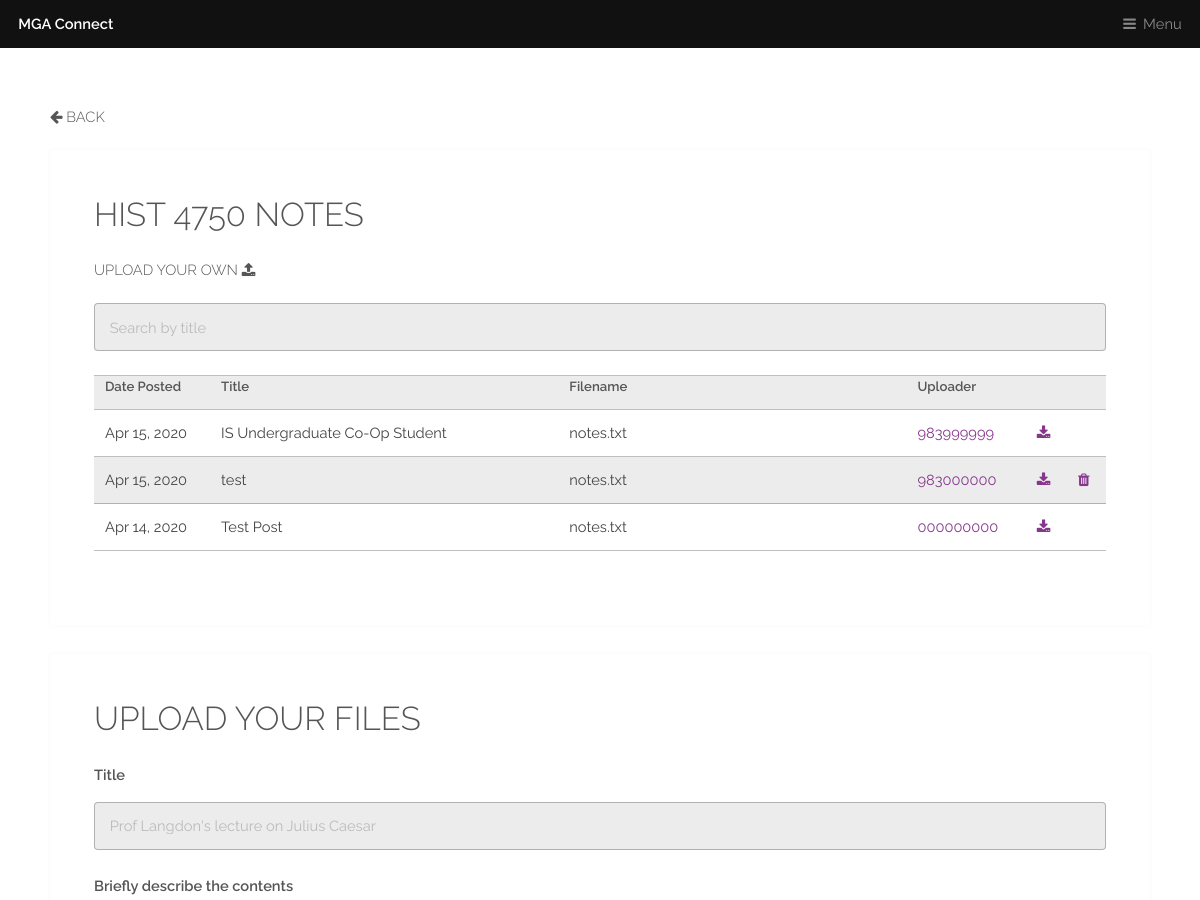
/class/hist/4750 (signed in, upper part), run on an earlier commit of the app's database.
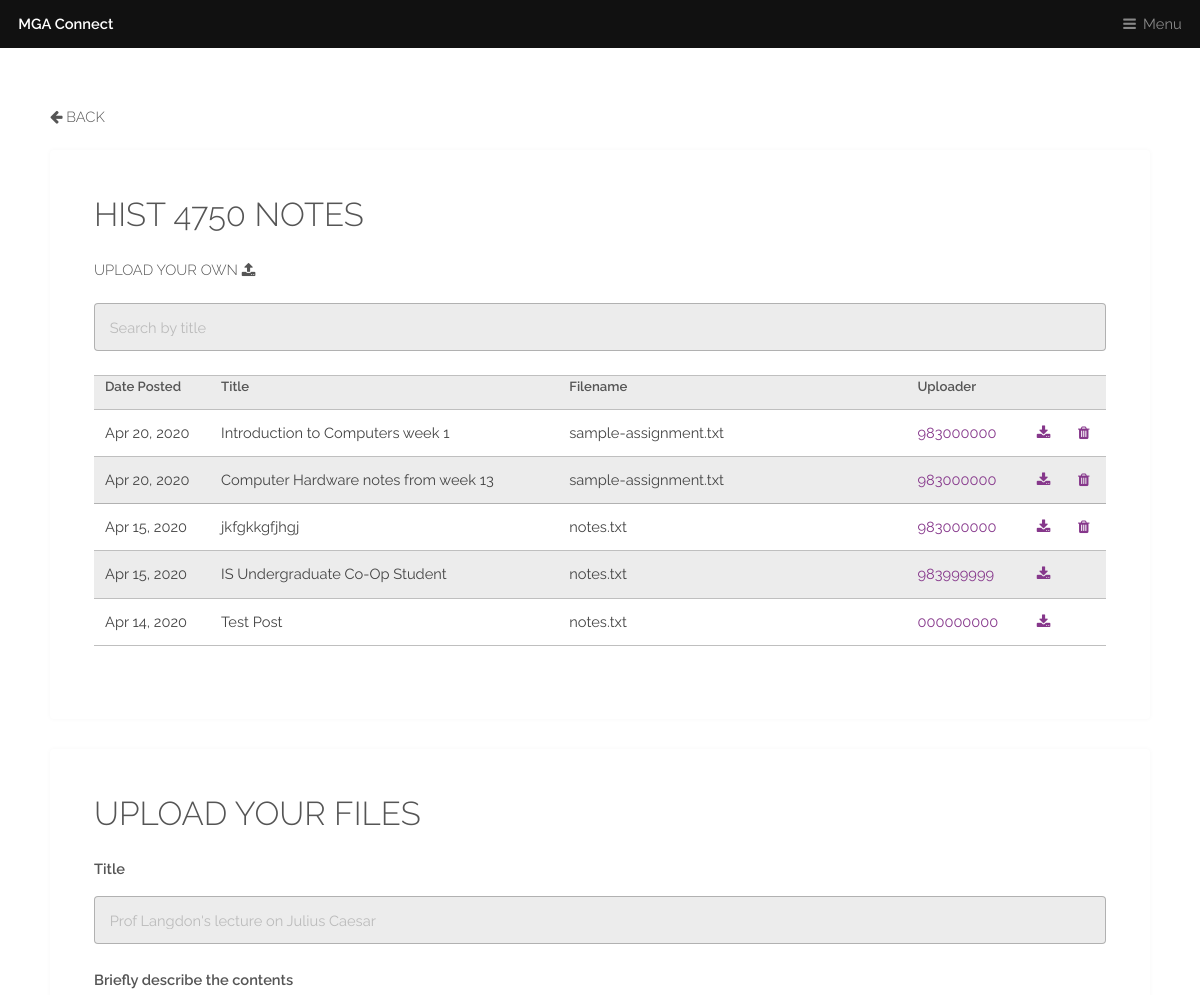
And on a later commit of the database.
### app/models.py (models this page shows, shortened)
class Notes(db.Model):
    __tablename__ = 'notes'
    id = db.Column(db.Integer, primary_key=True)
    program =db.Column(db.Integer(), db.ForeignKey('class_list.program', ondelete='CASCADE'))
    course_id = db.Column(db.Integer(), db.ForeignKey('class_list.course_id', ondelete='CASCADE'))
    title = db.Column(db.String(100), nullable=False)
    date_posted = db.Column(db.DateTime, nullable=False, default=datetime.utcnow)
    content = db.Column(db.Text, nullable=True)
    notes_file = db.Column(db.String(20), nullable=False)
    original_filename = db.Column(db.String(100), nullable=False)
    user_id = db.Column(db.String(9), db.ForeignKey('user.stu_id', ondelete='CASCADE'), nullable=False)

### app/routes.py (the view, shortened to what this page needs)
@login_required
def course(program, course_id):
    form = AddNotesForm()
    notes_list = Notes.query.filter_by(program=program, course_id=course_id).order_by(Notes.date_posted.desc()).all()
    return render_template('course_notes.html', title='Course', form=form, notes_list=notes_list, program=program, course_id=course_id)

### app/forms.py
class AddNotesForm(FlaskForm):
    title = StringField('Title', validators=[DataRequired(), Length(min=5, max=100)], render_kw={"placeholder": "Prof Langdon's lecture on Julius Caesar"})
    description = TextAreaField('Briefly describe the contents', validators=[Length(min=0, max=250)], render_kw={"placeholder": "My shift key was broken so sorry about that!"})
    notes = FileField('Add Notes')
    tos = BooleanField('I agree that this is my own work (and other TOS legalese).', [DataRequired()])
    submit = SubmitField('Submit')

### app/models.py (called while the page is built)
    def has_role(self, name):
        for role in self.roles:
            if role.name == name:
                return True
            return False

### app/routes.py (called while the page is built)
@app.before_request
def before_request():
    if current_user.is_authenticated:
        current_user.last_seen = datetime.utcnow()
        db.session.commit()

### app/templates/course_notes.html (shortened to what this page needs)
{% extends 'template.html' %}
{% block content %}
    <section id="main" class="wrapper">
        <div class="inner">
            <h4><a class="logo" href="{{ url_for('class') }}"><i class="fa fa-arrow-left"></i> Back </a></h4>
            <div class="content">
                <header>
                    <h2>{{ program + ' ' + course_id }} Notes</h2>
                </header>
                {% if notes_list %}
                    <h4><a href="#upload">Upload your own <i class="fa fa-upload"></i></a></h4>
                    <input type="text" id="myInput" onkeyup="mySearchFunction(1)" placeholder="Search by title">
                    <br>
                    <table id="myTable">
                    <col width="100"><col width="300"><col width="300"><col width="90"><col width="20"><col width="20">
                        <tr>
                            <th>Date Posted</th>
                            <th>Title</th>
                            <th>Filename</th>
                            <th>Uploader</th>
                            <th> </th>
                            <th> </th>
                        </tr>
                        {% for note in notes_list %}
                            <tr>
                                <td>{{ note.date_posted.strftime('%b %d, %Y') }}</td>
                                <td>{{ note.title }}</td>
                                <td>{{ note.original_filename }}</td>
                                <td><a href="{{ url_for('account', stu_id=note.user_id) }}">{{ note.user_id }}</a></td>
                                <td><a href="{{ url_for('download_file', filename=note.notes_file) }}" class="icon fa-download"></a></td>
                                {% if current_user.stu_id == note.user_id %}
                                    <td><a href="{{ url_for('delete_note_user', note_id=note.id) }}" class="icon fa-trash"></a></td>
                                {% else %}
                                    <td> </td>
                                {% endif %}
                            </tr>
                        {% endfor %}
                    </table>
                {% else %}
                    <a style="text-align:center" href="#upload"><h3>Be the first to upload notes for this class!</h3></a>
                {% endif %}
            </div>
            {% if current_user.is_authenticated %}
            <div id="upload" class="content">
                <h2>Upload your files</h2>
                <form action="" method="post" enctype="multipart/form-data">
                    <fieldset class="form-group">
                        <div class="form-group">
                            {{ form.title.label(class="form-control-label") }}
                            {% if form.title.errors %}
                                {{ form.title(class="form-control form-control-lg is-invalid") }}
                                <div class="invalid-feedback">
                                    {% for error in form.title.errors %}
                                        <span>{{ error }}</span>
                                    {% endfor %}
                                </div>
                            {% else %}
                                {{ form.title(class="form-control form-control-lg") }}
                            {% endif %}
                        </div><br/>
                        <div class="form-group">
                            {{ form.description.label(class="form-control-label") }}
                        </div>
                    </fieldset>
                </form>
            </div>
            {% endif %}
        </div>
    </section>
{% endblock content %}

What changed in the data, as far as the page shows it:
removed Notes: date_posted "Apr 15, 2020", title "test", original_filename "notes.txt", user_id "983000000"
added Notes: date_posted "Apr 20, 2020", title "Introduction to Computers week 1", original_filename "sample-assignment.txt", user_id "983000000"
added Notes: date_posted "Apr 20, 2020", title "Computer Hardware notes from week 13", original_filename "sample-assignment.txt", user_id "983000000"
added Notes: date_posted "Apr 15, 2020", title "jkfgkkgfjhgj", original_filename "notes.txt", user_id "983000000"
